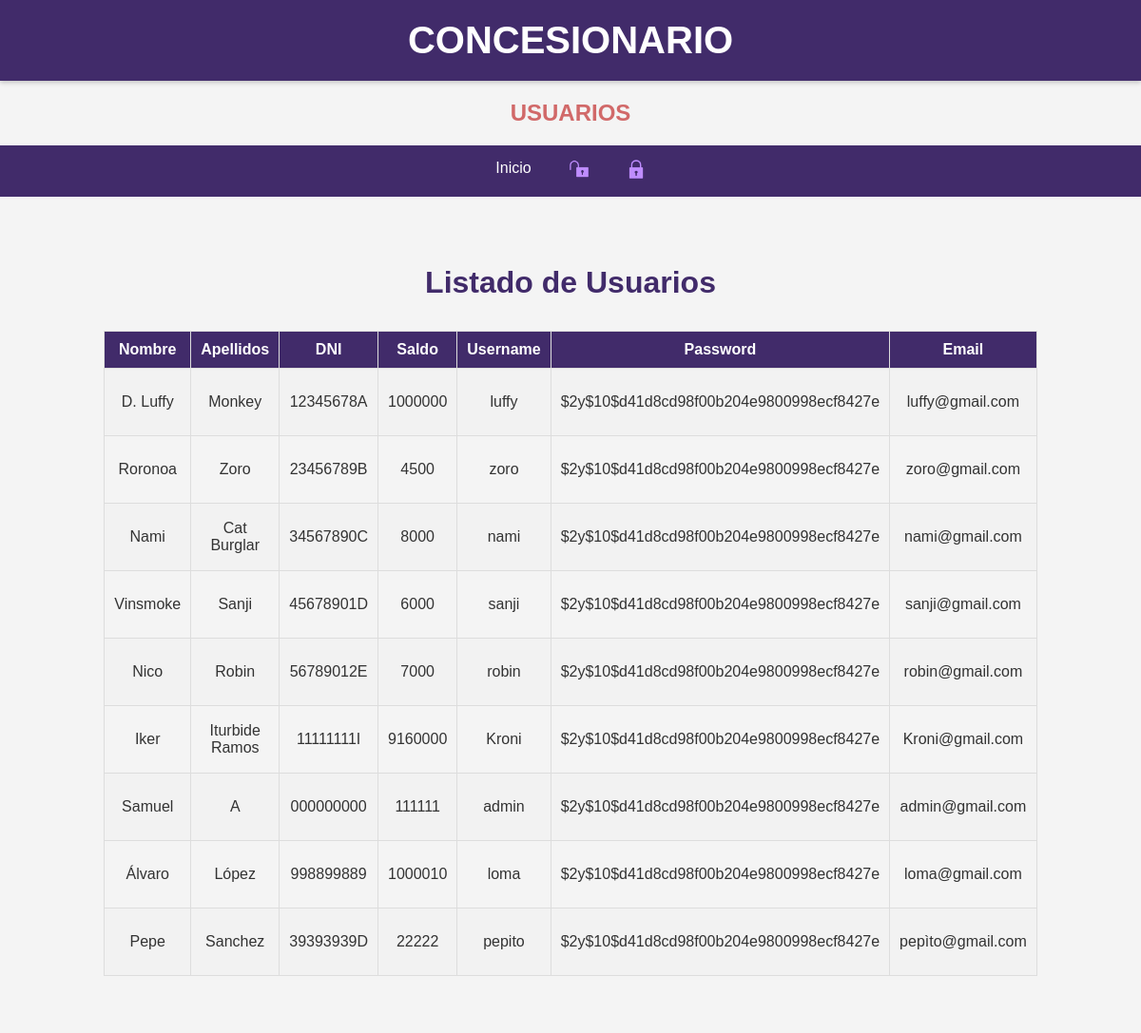
Page /Usuarios/Listar/U_Listar.php on the committed database.
### tables this page shows
CREATE TABLE `usuarios` (
  `id_usuario` int(10) unsigned NOT NULL AUTO_INCREMENT,
  `password` varchar(100) DEFAULT NULL,
  `nombre` varchar(50) DEFAULT NULL,
  `apellidos` varchar(50) DEFAULT NULL,
  `dni` varchar(9) DEFAULT NULL,
  `saldo` float DEFAULT NULL,
  `username` varchar(20) DEFAULT NULL,
  `email` varchar(50) DEFAULT NULL,
  `tipo_usuario` varchar(10) DEFAULT NULL,
  PRIMARY KEY (`id_usuario`)
);

### Usuarios/Listar/U_Listar.php (the view, shortened to what this page needs)
<!DOCTYPE html>
<html lang="es">
    <head>
        <link rel="stylesheet" href="../../Estilos.css">
    </head>
    <body>
    <header><h1>CONCESIONARIO</h1></header>
        <h2> USUARIOS</h2>
    <nav class="nav">
        <ul>
        <li> <a href='../../Index.php'> Inicio </a> </li>
        <li>  <a href="../../Log/F_Registrer.php"><img  class="loginn" src="../../Imagenes/login.png"></a>
		    </li>
            <li> <a href='../../Log/Logout.php'> <img  class="loginn" src="../../Imagenes/logout.png"></a>
            </li>
        </ul>
    </nav>
    <div class="main-content">
        <h3>Listado de Usuarios</h3>
<?PHP
   $conexion = mysqli_connect ("localhost", "root", "rootroot")
      or die ("No se puede conectar con el servidor");
   mysqli_select_db ($conexion,"concesionario")
      or die ("No se puede seleccionar la base de datos");
   $instruccion = "select * from usuarios";
   $consulta = mysqli_query ($conexion,$instruccion)
      or die ("Fallo en la consulta");
   $nfilas = mysqli_num_rows ($consulta);
   if ($nfilas > 0)
   {
      print ("<TABLE border=1 align=center>\n");
      print ("<TR>\n");
      print ("<TH>Nombre</TH>\n");
      print ("<TH>Apellidos</TH>\n");
      print ("<TH>DNI</TH>\n");
      print ("<TH>Saldo</TH>\n");
      print ("<TH>Username</TH>\n");
      print ("<TH> Password</TH>\n");
      print ("<TH>Email</TH>\n");
      print ("</TR>\n");
      for ($i=0; $i<$nfilas; $i++)
      {
         $resultado = mysqli_fetch_array($consulta);
         print ("<TR align=center>\n");
         print ("<TD height=50px width=100>" . $resultado['nombre'] . "</TD>\n");
         print ("<TD height=50px width=100>" . $resultado['apellidos'] . "</TD>\n");
         print ("<TD height=50px width=100>" . $resultado['dni'] . "</TD>\n");
         print ("<TD height=50px width=100>" . $resultado['saldo'] . "</TD>\n");
         print ("<TD height=50px width=100>" . $resultado['username'] . "</TD>\n");
         $hashed_password = password_hash($row['password'], PASSWORD_DEFAULT);
         echo "<td>" . htmlspecialchars($hashed_password) . "</td>";
         print ("<TD height=50px width=100>" . $resultado['email'] . "</TD>\n");
        print ("</TR>\n");
      }
      print ("</TABLE>\n");
   }
   else {
      print ("No hay usuarios disponibles");
   }
?>
    </div>
    </body>
</html>

### Estilos.css (style rules this page uses)
body { font-family: Arial, sans-serif; margin: 0; padding: 0; background-color: #f4f4f4; color: #333; }
header { background-color: #412B6A; color: white; padding: 20px 0; text-align: center; box-shadow: 0 2px 5px rgba(0, 0, 0, 0.2); }
header h1 { margin: 0; font-size: 2.5rem; }
.main-content { padding: 40px 20px; text-align: center; background-color: #f4f4f4; margin: 20px 0; }
.main-content h3 { color: #412B6A; font-size: 2rem; }
.nav { display: flex; justify-content: center; background-color: #412B6A; margin: 0; padding: 0; }
.nav ul { list-style: none; margin: 0; padding: 0; display: flex; }
.nav li { position: relative; }
.nav li a { text-decoration: none; padding: 15px 20px; color: white; display: block; transition: background-color 0.3s, color 0.3s; }
.main-content { padding: 20px; text-align: center; }
.main-content h3 { color: #412B6A; }
table { width: 80%; margin: 20px auto; border-collapse: collapse; border: 2px solidrgb(60, 36, 65); text-align: center; }
th, td { padding: 10px; border: 1px solid #ddd; }
th { background-color: #412B6A; color: white; }
tr:nth-child(even) { background-color: #f2f2f2; }
h2 { color: rgb(209, 105, 105); text-align: center; }
h3 { color: #412B6A;; text-align: center; }
.loginn { width: 20px; height: 20px; }

### rows in the picture
usuarios: nombre "D. Luffy", apellidos "Monkey", dni "12345678A", saldo "1000000", username "luffy", hashed_password "$2y$10$d41d8cd98f00b204e9800998ecf8427e", email "luffy@gmail.com"
usuarios: nombre "Roronoa", apellidos "Zoro", dni "23456789B", saldo "4500", username "zoro", hashed_password "$2y$10$d41d8cd98f00b204e9800998ecf8427e", email "zoro@gmail.com"
usuarios: nombre "Nami", apellidos "Cat Burglar", dni "34567890C", saldo "8000", username "nami", hashed_password "$2y$10$d41d8cd98f00b204e9800998ecf8427e", email "nami@gmail.com"
usuarios: nombre "Vinsmoke", apellidos "Sanji", dni "45678901D", saldo "6000", username "sanji", hashed_password "$2y$10$d41d8cd98f00b204e9800998ecf8427e", email "sanji@gmail.com"
usuarios: nombre "Nico", apellidos "Robin", dni "56789012E", saldo "7000", username "robin", hashed_password "$2y$10$d41d8cd98f00b204e9800998ecf8427e", email "robin@gmail.com"
usuarios: nombre "Iker", apellidos "Iturbide Ramos", dni "11111111I", saldo "9160000", username "Kroni", hashed_password "$2y$10$d41d8cd98f00b204e9800998ecf8427e", email "Kroni@gmail.com"
usuarios: nombre "Samuel", apellidos "A", dni "000000000", saldo "111111", username "admin", hashed_password "$2y$10$d41d8cd98f00b204e9800998ecf8427e", email "admin@gmail.com"
usuarios: nombre "Álvaro", apellidos "López", dni "998899889", saldo "1000010", username "loma", hashed_password "$2y$10$d41d8cd98f00b204e9800998ecf8427e", email "loma@gmail.com"
usuarios: nombre "Pepe", apellidos "Sanchez", dni "39393939D", saldo "22222", username "pepito", hashed_password "$2y$10$d41d8cd98f00b204e9800998ecf8427e", email "pepìto@gmail.com"
